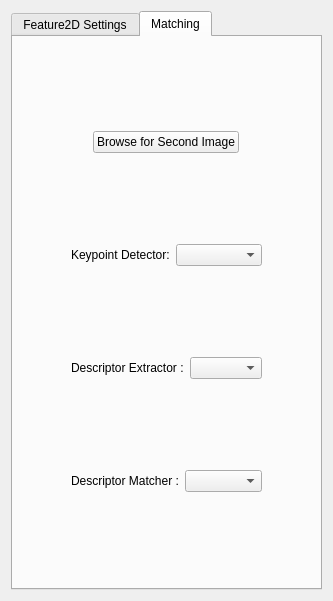
<?xml version="1.0" encoding="UTF-8"?>
<ui version="4.0">
 <class>PluginGui</class>
 <widget class="QWidget" name="PluginGui">
  <property name="geometry">
   <rect>
    <x>0</x>
    <y>0</y>
    <width>333</width>
    <height>601</height>
   </rect>
  </property>
  <property name="windowTitle">
   <string>Form</string>
  </property>
  <layout class="QGridLayout" name="gridLayout">
   <item row="0" column="0">
    <widget class="QTabWidget" name="tabWidget">
     <property name="currentIndex">
      <number>1</number>
     </property>
     <widget class="QWidget" name="tab">
      <attribute name="title">
       <string>Feature2D Settings</string>
      </attribute>
      <layout class="QGridLayout" name="gridLayout_8">
       <item row="0" column="0">
        <widget class="QToolBox" name="toolBox">
         <property name="currentIndex">
          <number>1</number>
         </property>
         <widget class="QWidget" name="page">
          <property name="geometry">
           <rect>
            <x>0</x>
            <y>0</y>
            <width>159</width>
            <height>86</height>
           </rect>
          </property>
          <attribute name="label">
           <string>AGAST</string>
          </attribute>
          <layout class="QGridLayout" name="gridLayout_2">
           <item row="0" column="1">
            <widget class="QSpinBox" name="agastThreshSpin">
             <property name="maximum">
              <number>255</number>
             </property>
             <property name="value">
              <number>10</number>
             </property>
            </widget>
           </item>
           <item row="0" column="0">
            <widget class="QLabel" name="label">
             <property name="sizePolicy">
              <sizepolicy hsizetype="Fixed" vsizetype="Preferred">
               <horstretch>0</horstretch>
               <verstretch>0</verstretch>
              </sizepolicy>
             </property>
             <property name="text">
              <string>Threshold :</string>
             </property>
            </widget>
           </item>
           <item row="1" column="0" colspan="2">
            <widget class="QCheckBox" name="agastNonmaxCheck">
             <property name="text">
              <string>Nonmax Suppression</string>
             </property>
            </widget>
           </item>
           <item row="2" column="0">
            <widget class="QLabel" name="label_2">
             <property name="sizePolicy">
              <sizepolicy hsizetype="Fixed" vsizetype="Preferred">
               <horstretch>0</horstretch>
               <verstretch>0</verstretch>
              </sizepolicy>
             </property>
             <property name="text">
              <string>Type :</string>
             </property>
            </widget>
           </item>
           <item row="2" column="1">
            <widget class="QComboBox" name="agastTypeCombo"/>
           </item>
          </layout>
         </widget>
         <widget class="QWidget" name="page_2">
          <property name="geometry">
           <rect>
            <x>0</x>
            <y>0</y>
            <width>291</width>
            <height>384</height>
           </rect>
          </property>
          <attribute name="label">
           <string>KAZE &amp;&amp; AKAZE</string>
          </attribute>
          <layout class="QGridLayout" name="gridLayout_3">
           <item row="2" column="0" colspan="2">
            <widget class="QCheckBox" name="kazeUprightCheck">
             <property name="text">
              <string>Upright</string>
             </property>
            </widget>
           </item>
           <item row="5" column="0">
            <widget class="QLabel" name="label_4">
             <property name="sizePolicy">
              <sizepolicy hsizetype="Fixed" vsizetype="Preferred">
               <horstretch>0</horstretch>
               <verstretch>0</verstretch>
              </sizepolicy>
             </property>
             <property name="text">
              <string>Nr. of Octaves :</string>
             </property>
             <property name="wordWrap">
              <bool>true</bool>
             </property>
            </widget>
           </item>
           <item row="6" column="0">
            <widget class="QLabel" name="label_5">
             <property name="sizePolicy">
              <sizepolicy hsizetype="Fixed" vsizetype="Preferred">
               <horstretch>0</horstretch>
               <verstretch>0</verstretch>
              </sizepolicy>
             </property>
             <property name="text">
              <string>Nr. of Octave Layers :</string>
             </property>
             <property name="wordWrap">
              <bool>true</bool>
             </property>
            </widget>
           </item>
           <item row="3" column="0">
            <widget class="QLabel" name="label_6">
             <property name="sizePolicy">
              <sizepolicy hsizetype="Fixed" vsizetype="Preferred">
               <horstretch>0</horstretch>
               <verstretch>0</verstretch>
              </sizepolicy>
             </property>
             <property name="text">
              <string>Descriptor Type :</string>
             </property>
             <property name="wordWrap">
              <bool>true</bool>
             </property>
            </widget>
           </item>
           <item row="6" column="1">
            <widget class="QSpinBox" name="kazeLayerSpin">
             <property name="maximum">
              <number>999</number>
             </property>
             <property name="value">
              <number>4</number>
             </property>
            </widget>
           </item>
           <item row="3" column="1">
            <widget class="QComboBox" name="akazeDescriptCombo"/>
           </item>
           <item row="1" column="0" colspan="2">
            <widget class="QCheckBox" name="kazeExtendCheck">
             <property name="text">
              <string>Extended</string>
             </property>
            </widget>
           </item>
           <item row="5" column="1">
            <widget class="QSpinBox" name="kazeOctaveSpin">
             <property name="maximum">
              <number>999</number>
             </property>
             <property name="value">
              <number>4</number>
             </property>
            </widget>
           </item>
           <item row="0" column="0" colspan="2">
            <widget class="QCheckBox" name="kazeAcceleratedCheck">
             <property name="text">
              <string>Accelerated</string>
             </property>
            </widget>
           </item>
           <item row="4" column="0">
            <widget class="QLabel" name="label_3">
             <property name="sizePolicy">
              <sizepolicy hsizetype="Fixed" vsizetype="Preferred">
               <horstretch>0</horstretch>
               <verstretch>0</verstretch>
              </sizepolicy>
             </property>
             <property name="text">
              <string>Threshold :</string>
             </property>
             <property name="wordWrap">
              <bool>true</bool>
             </property>
            </widget>
           </item>
           <item row="4" column="1">
            <widget class="QDoubleSpinBox" name="kazeThreshSpin">
             <property name="decimals">
              <number>6</number>
             </property>
             <property name="maximum">
              <double>10.000000000000000</double>
             </property>
             <property name="singleStep">
              <double>0.000100000000000</double>
             </property>
             <property name="value">
              <double>0.000100000000000</double>
             </property>
            </widget>
           </item>
           <item row="7" column="0">
            <widget class="QLabel" name="label_7">
             <property name="text">
              <string>Diffusivity :</string>
             </property>
             <property name="wordWrap">
              <bool>true</bool>
             </property>
            </widget>
           </item>
           <item row="7" column="1">
            <widget class="QComboBox" name="kazeDiffCombo"/>
           </item>
          </layout>
         </widget>
         <widget class="QWidget" name="page_3">
          <property name="geometry">
           <rect>
            <x>0</x>
            <y>0</y>
            <width>172</width>
            <height>90</height>
           </rect>
          </property>
          <attribute name="label">
           <string>BRISK</string>
          </attribute>
          <layout class="QGridLayout" name="gridLayout_4">
           <item row="0" column="0">
            <widget class="QLabel" name="label_8">
             <property name="sizePolicy">
              <sizepolicy hsizetype="Fixed" vsizetype="Preferred">
               <horstretch>0</horstretch>
               <verstretch>0</verstretch>
              </sizepolicy>
             </property>
             <property name="text">
              <string>Threshold :</string>
             </property>
            </widget>
           </item>
           <item row="0" column="1">
            <widget class="QSpinBox" name="briskThreshSpin">
             <property name="maximum">
              <number>999</number>
             </property>
             <property name="value">
              <number>30</number>
             </property>
            </widget>
           </item>
           <item row="1" column="0">
            <widget class="QLabel" name="label_9">
             <property name="sizePolicy">
              <sizepolicy hsizetype="Fixed" vsizetype="Preferred">
               <horstretch>0</horstretch>
               <verstretch>0</verstretch>
              </sizepolicy>
             </property>
             <property name="text">
              <string>Octaves :</string>
             </property>
            </widget>
           </item>
           <item row="2" column="0">
            <widget class="QLabel" name="label_10">
             <property name="sizePolicy">
              <sizepolicy hsizetype="Fixed" vsizetype="Preferred">
               <horstretch>0</horstretch>
               <verstretch>0</verstretch>
              </sizepolicy>
             </property>
             <property name="text">
              <string>Pattern Scale :</string>
             </property>
            </widget>
           </item>
           <item row="1" column="1">
            <widget class="QSpinBox" name="briskOctaveSpin">
             <property name="value">
              <number>3</number>
             </property>
            </widget>
           </item>
           <item row="2" column="1">
            <widget class="QDoubleSpinBox" name="briskScaleSpin">
             <property name="value">
              <double>1.000000000000000</double>
             </property>
            </widget>
           </item>
          </layout>
         </widget>
         <widget class="QWidget" name="page_4">
          <property name="geometry">
           <rect>
            <x>0</x>
            <y>0</y>
            <width>159</width>
            <height>86</height>
           </rect>
          </property>
          <attribute name="label">
           <string>FAST</string>
          </attribute>
          <layout class="QGridLayout" name="gridLayout_5">
           <item row="2" column="0">
            <widget class="QLabel" name="label_12">
             <property name="sizePolicy">
              <sizepolicy hsizetype="Fixed" vsizetype="Preferred">
               <horstretch>0</horstretch>
               <verstretch>0</verstretch>
              </sizepolicy>
             </property>
             <property name="text">
              <string>Type :</string>
             </property>
            </widget>
           </item>
           <item row="0" column="0">
            <widget class="QLabel" name="label_11">
             <property name="sizePolicy">
              <sizepolicy hsizetype="Fixed" vsizetype="Preferred">
               <horstretch>0</horstretch>
               <verstretch>0</verstretch>
              </sizepolicy>
             </property>
             <property name="text">
              <string>Threshold :</string>
             </property>
            </widget>
           </item>
           <item row="1" column="0" colspan="3">
            <widget class="QCheckBox" name="fastNonmaxCheck">
             <property name="text">
              <string>Nonmax Suppression</string>
             </property>
            </widget>
           </item>
           <item row="0" column="1" colspan="2">
            <widget class="QSpinBox" name="fastThreshSpin">
             <property name="value">
              <number>10</number>
             </property>
            </widget>
           </item>
           <item row="2" column="1" colspan="2">
            <widget class="QComboBox" name="fastTypeCombo"/>
           </item>
          </layout>
         </widget>
         <widget class="QWidget" name="page_5">
          <property name="geometry">
           <rect>
            <x>0</x>
            <y>0</y>
            <width>208</width>
            <height>164</height>
           </rect>
          </property>
          <attribute name="label">
           <string>GFTT &amp;&amp; Harris</string>
          </attribute>
          <layout class="QGridLayout" name="gridLayout_6">
           <item row="0" column="0" colspan="2">
            <widget class="QCheckBox" name="harrisCheck">
             <property name="text">
              <string>Use Harris</string>
             </property>
            </widget>
           </item>
           <item row="4" column="0">
            <widget class="QLabel" name="label_16">
             <property name="sizePolicy">
              <sizepolicy hsizetype="Fixed" vsizetype="Preferred">
               <horstretch>0</horstretch>
               <verstretch>0</verstretch>
              </sizepolicy>
             </property>
             <property name="text">
              <string>Min Distance :</string>
             </property>
            </widget>
           </item>
           <item row="2" column="0">
            <widget class="QLabel" name="label_14">
             <property name="sizePolicy">
              <sizepolicy hsizetype="Fixed" vsizetype="Preferred">
               <horstretch>0</horstretch>
               <verstretch>0</verstretch>
              </sizepolicy>
             </property>
             <property name="text">
              <string>Block Size :</string>
             </property>
            </widget>
           </item>
           <item row="3" column="0">
            <widget class="QLabel" name="label_15">
             <property name="sizePolicy">
              <sizepolicy hsizetype="Fixed" vsizetype="Preferred">
               <horstretch>0</horstretch>
               <verstretch>0</verstretch>
              </sizepolicy>
             </property>
             <property name="text">
              <string>Max Features :</string>
             </property>
            </widget>
           </item>
           <item row="1" column="0">
            <widget class="QLabel" name="label_13">
             <property name="sizePolicy">
              <sizepolicy hsizetype="Fixed" vsizetype="Preferred">
               <horstretch>0</horstretch>
               <verstretch>0</verstretch>
              </sizepolicy>
             </property>
             <property name="text">
              <string>K :</string>
             </property>
            </widget>
           </item>
           <item row="5" column="0">
            <widget class="QLabel" name="label_17">
             <property name="sizePolicy">
              <sizepolicy hsizetype="Fixed" vsizetype="Preferred">
               <horstretch>0</horstretch>
               <verstretch>0</verstretch>
              </sizepolicy>
             </property>
             <property name="text">
              <string>Quality Level :</string>
             </property>
            </widget>
           </item>
           <item row="2" column="1">
            <widget class="QSpinBox" name="gfttBlockSpin">
             <property name="value">
              <number>3</number>
             </property>
            </widget>
           </item>
           <item row="1" column="1">
            <widget class="QDoubleSpinBox" name="harrisKSpin">
             <property name="decimals">
              <number>5</number>
             </property>
             <property name="singleStep">
              <double>0.010000000000000</double>
             </property>
             <property name="value">
              <double>0.040000000000000</double>
             </property>
            </widget>
           </item>
           <item row="3" column="1">
            <widget class="QSpinBox" name="gfttMaxSpin">
             <property name="maximum">
              <number>999999</number>
             </property>
             <property name="value">
              <number>1000</number>
             </property>
            </widget>
           </item>
           <item row="5" column="1">
            <widget class="QDoubleSpinBox" name="gfttQualitySpin">
             <property name="decimals">
              <number>5</number>
             </property>
             <property name="maximum">
              <double>999.000000000000000</double>
             </property>
             <property name="singleStep">
              <double>0.010000000000000</double>
             </property>
             <property name="value">
              <double>0.010000000000000</double>
             </property>
            </widget>
           </item>
           <item row="4" column="1">
            <widget class="QDoubleSpinBox" name="gfttDistSpin">
             <property name="decimals">
              <number>5</number>
             </property>
             <property name="maximum">
              <double>99999.000000000000000</double>
             </property>
             <property name="value">
              <double>1.000000000000000</double>
             </property>
            </widget>
           </item>
          </layout>
          <zorder>label_13</zorder>
          <zorder>label_14</zorder>
          <zorder>label_15</zorder>
          <zorder>label_16</zorder>
          <zorder>label_17</zorder>
          <zorder>gfttBlockSpin</zorder>
          <zorder>harrisKSpin</zorder>
          <zorder>gfttMaxSpin</zorder>
          <zorder>gfttQualitySpin</zorder>
          <zorder>gfttDistSpin</zorder>
          <zorder>harrisCheck</zorder>
         </widget>
         <widget class="QWidget" name="page_6">
          <property name="geometry">
           <rect>
            <x>0</x>
            <y>0</y>
            <width>185</width>
            <height>190</height>
           </rect>
          </property>
          <attribute name="label">
           <string>ORB</string>
          </attribute>
          <layout class="QGridLayout" name="gridLayout_7">
           <item row="3" column="1">
            <widget class="QSpinBox" name="orbPatchSpin">
             <property name="value">
              <number>31</number>
             </property>
            </widget>
           </item>
           <item row="1" column="0">
            <widget class="QLabel" name="label_19">
             <property name="sizePolicy">
              <sizepolicy hsizetype="Fixed" vsizetype="Preferred">
               <horstretch>0</horstretch>
               <verstretch>0</verstretch>
              </sizepolicy>
             </property>
             <property name="text">
              <string>Scale Factor :</string>
             </property>
            </widget>
           </item>
           <item row="4" column="1">
            <widget class="QSpinBox" name="orbWtaSpin">
             <property name="value">
              <number>2</number>
             </property>
            </widget>
           </item>
           <item row="6" column="0">
            <widget class="QLabel" name="label_24">
             <property name="sizePolicy">
              <sizepolicy hsizetype="Fixed" vsizetype="Preferred">
               <horstretch>0</horstretch>
               <verstretch>0</verstretch>
              </sizepolicy>
             </property>
             <property name="text">
              <string>Fast Threshold :</string>
             </property>
            </widget>
           </item>
           <item row="3" column="0">
            <widget class="QLabel" name="label_21">
             <property name="sizePolicy">
              <sizepolicy hsizetype="Fixed" vsizetype="Preferred">
               <horstretch>0</horstretch>
               <verstretch>0</verstretch>
              </sizepolicy>
             </property>
             <property name="text">
              <string>Patch Size :</string>
             </property>
            </widget>
           </item>
           <item row="2" column="0">
            <widget class="QLabel" name="label_20">
             <property name="sizePolicy">
              <sizepolicy hsizetype="Fixed" vsizetype="Preferred">
               <horstretch>0</horstretch>
               <verstretch>0</verstretch>
              </sizepolicy>
             </property>
             <property name="text">
              <string>Nr. of Levels :</string>
             </property>
            </widget>
           </item>
           <item row="1" column="1">
            <widget class="QDoubleSpinBox" name="orbScaleSpin">
             <property name="value">
              <double>1.200000000000000</double>
             </property>
            </widget>
           </item>
           <item row="0" column="0">
            <widget class="QLabel" name="label_18">
             <property name="sizePolicy">
              <sizepolicy hsizetype="Fixed" vsizetype="Preferred">
               <horstretch>0</horstretch>
               <verstretch>0</verstretch>
              </sizepolicy>
             </property>
             <property name="text">
              <string>Nr. of Features :</string>
             </property>
            </widget>
           </item>
           <item row="0" column="1">
            <widget class="QSpinBox" name="orbFeaturesSpin">
             <property name="maximum">
              <number>9999</number>
             </property>
             <property name="value">
              <number>500</number>
             </property>
            </widget>
           </item>
           <item row="2" column="1">
            <widget class="QSpinBox" name="orbLevelsSpin">
             <property name="value">
              <number>8</number>
             </property>
            </widget>
           </item>
           <item row="4" column="0">
            <widget class="QLabel" name="label_22">
             <property name="sizePolicy">
              <sizepolicy hsizetype="Fixed" vsizetype="Preferred">
               <horstretch>0</horstretch>
               <verstretch>0</verstretch>
              </sizepolicy>
             </property>
             <property name="text">
              <string>WTA K:</string>
             </property>
            </widget>
           </item>
           <item row="5" column="0" colspan="2">
            <widget class="QCheckBox" name="orbFastCheck">
             <property name="text">
              <string>FAST (Instead of Harris)</string>
             </property>
            </widget>
           </item>
           <item row="6" column="1">
            <widget class="QSpinBox" name="orbFastSpin">
             <property name="maximum">
              <number>999</number>
             </property>
             <property name="value">
              <number>20</number>
             </property>
            </widget>
           </item>
          </layout>
         </widget>
        </widget>
       </item>
      </layout>
     </widget>
     <widget class="QWidget" name="tab_2">
      <attribute name="title">
       <string>Matching</string>
      </attribute>
      <layout class="QGridLayout" name="gridLayout_9">
       <item row="1" column="0">
        <layout class="QHBoxLayout" name="horizontalLayout_4">
         <item>
          <widget class="QPushButton" name="browseBtn">
           <property name="sizePolicy">
            <sizepolicy hsizetype="Fixed" vsizetype="Fixed">
             <horstretch>0</horstretch>
             <verstretch>0</verstretch>
            </sizepolicy>
           </property>
           <property name="text">
            <string>Browse for Second Image</string>
           </property>
          </widget>
         </item>
        </layout>
       </item>
       <item row="2" column="0">
        <layout class="QHBoxLayout" name="horizontalLayout">
         <item>
          <widget class="QLabel" name="label_23">
           <property name="sizePolicy">
            <sizepolicy hsizetype="Fixed" vsizetype="Preferred">
             <horstretch>0</horstretch>
             <verstretch>0</verstretch>
            </sizepolicy>
           </property>
           <property name="text">
            <string>Keypoint Detector:</string>
           </property>
          </widget>
         </item>
         <item>
          <widget class="QComboBox" name="keypointCombo"/>
         </item>
        </layout>
       </item>
       <item row="3" column="0">
        <layout class="QHBoxLayout" name="horizontalLayout_2">
         <item>
          <widget class="QLabel" name="label_25">
           <property name="sizePolicy">
            <sizepolicy hsizetype="Fixed" vsizetype="Preferred">
             <horstretch>0</horstretch>
             <verstretch>0</verstretch>
            </sizepolicy>
           </property>
           <property name="text">
            <string>Descriptor Extractor :</string>
           </property>
          </widget>
         </item>
         <item>
          <widget class="QComboBox" name="descriptorCombo"/>
         </item>
        </layout>
       </item>
       <item row="4" column="0">
        <layout class="QHBoxLayout" name="horizontalLayout_3">
         <item>
          <widget class="QLabel" name="label_26">
           <property name="sizePolicy">
            <sizepolicy hsizetype="Fixed" vsizetype="Preferred">
             <horstretch>0</horstretch>
             <verstretch>0</verstretch>
            </sizepolicy>
           </property>
           <property name="text">
            <string>Descriptor Matcher :</string>
           </property>
          </widget>
         </item>
         <item>
          <widget class="QComboBox" name="matcherCombo"/>
         </item>
        </layout>
       </item>
      </layout>
     </widget>
    </widget>
   </item>
  </layout>
 </widget>
 <resources/>
 <connections/>
</ui>
